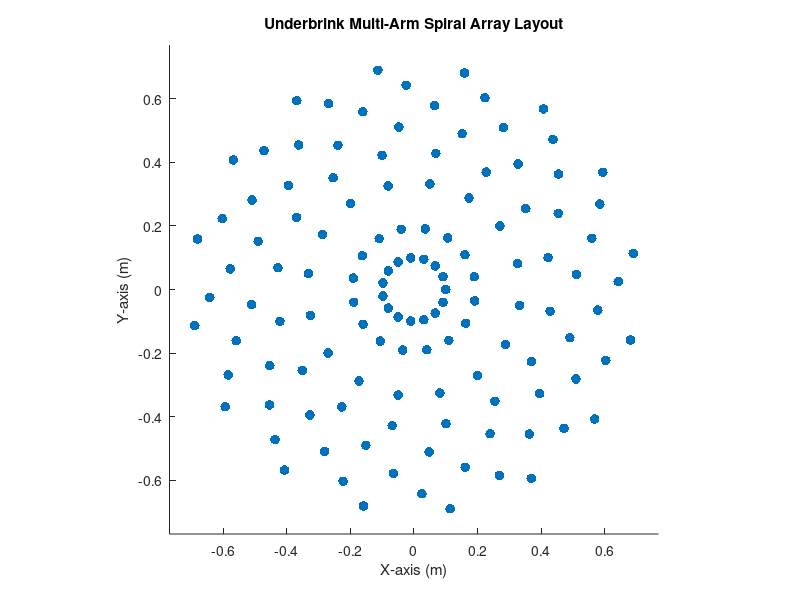
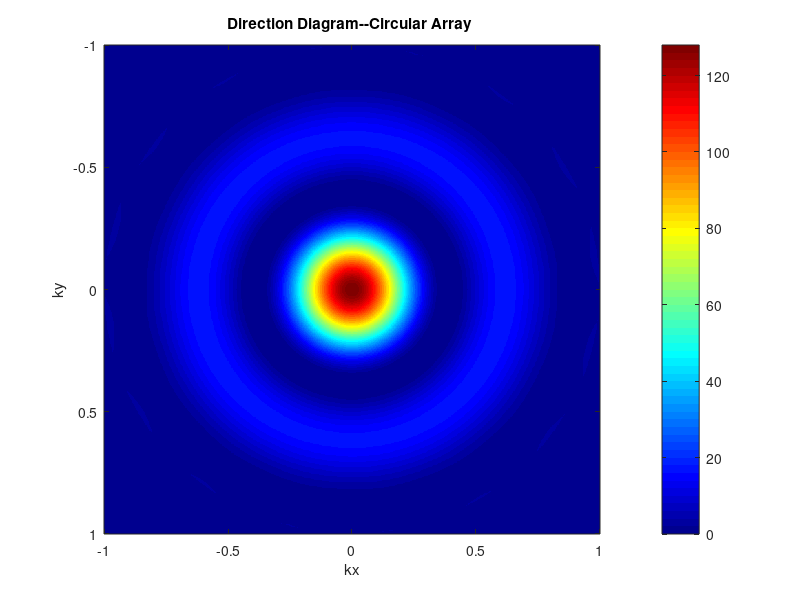
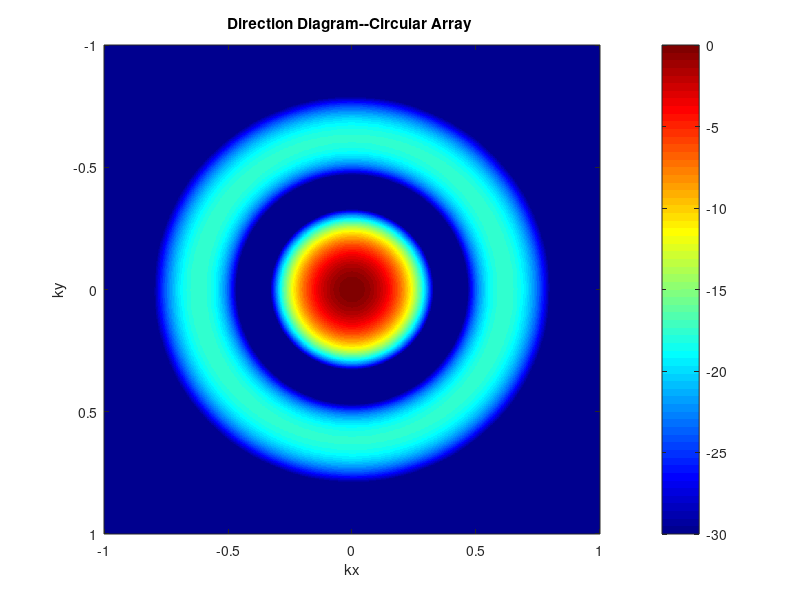

Source code (MATLAB) for these figures, in order:
clear all;
close all;
clc;

frequency = 1000; % 入射波频率
c = 343; % 声速
% 计算波数
k = 2*pi*frequency/c;

% Underbrink 多臂螺旋阵参数
r_max = 0.7;      % 最大螺旋半径 (m)
r_min = 0.1;       % 最小螺旋半径 (m)
v = 5*pi/16;        % 螺旋切线与半径的夹角 (rad)
N_m = 8;           % 每条臂上的阵元数
N_a = 16;          % 悬臂数量

% 初始化阵元位置矩阵
rmn = zeros(N_m, N_a); % 阵元半径
thetamn = zeros(N_m, N_a); % 阵元角度
rmn(1,:) = r_min;
thetamn(1,:) = linspace(0, 2*pi, 16);

% 计算每个阵元的位置
for m = 1:N_a
    for n = 2:N_m
        rmn(n,m) = sqrt((2*n-3)/(2*N_m-3)) * r_max;
        thetamn(n,m) = log(rmn(n,m)/r_min) / cot(v) + (m-1)/N_a*2*pi;
    end
end

% 计算x,y坐标
x = rmn .* cos(thetamn);
y = rmn .* sin(thetamn);
x_1d = x(:);
y_1d = y(:);
z_1d = zeros(length(x_1d),1);
rm = [x_1d, y_1d, z_1d];


% 绘制Underbrink多臂螺旋阵
figure;
scatter(x(:), y(:), 50, 'filled');
hold on;
axis equal; % 使x轴和y轴比例相同，以便正确显示圆形
xlim([-r_max*1.1 r_max*1.1]);
ylim([-r_max*1.1 r_max*1.1]);

title('Underbrink Multi-Arm Spiral Array Layout');
xlabel('X-axis (m)');
ylabel('Y-axis (m)');
grid off;

hold off; % 结束hold状态


%% 初始化kx, ky网格
kx = linspace(-1, 1, 720);
ky = linspace(-1, 1, 720);
[KX,KY] = meshgrid(kx, ky);

% 创建逻辑掩码，保留kx^2 + ky^2 <= 1的点
valid_points_mask = (KX.^2 + KY.^2) <= 1;

% 应用掩码到KX和KY，移除无效点
KX = KX .* valid_points_mask;
KY = KY .* valid_points_mask;

% 计算对应的kz，现在所有点都满足kx^2 + ky^2 <= 1
KZ = sqrt(1 - KX.^2 - KY.^2); % 此处不会出现复数，因为已预先筛选
% 将KZ中接近1的值（考虑到浮点运算误差，这里设定一个很小的容差eps）置为0
eps = 1e-8; % 设定一个很小的正数作为容差
KZ(abs(KZ - 1) < eps) = 0;

%% 计算方向图
V = zeros(length(kx), length(ky));
for i = 1:length(kx)
    for j = 1:length(ky)
        % 验证 kx 和 ky 的平方和是否小于1
        if (kx(i)^2 + ky(j)^2) < 1
            % 计算三维单位向量 \kappa
            kappa = [kx(i), ky(j), KZ(i, j)];
            V(i, j) = sum(exp(1j*k*rm*kappa.')); % 注意这里的转置，保证维度匹配
        else
            % 如果不满足条件，将该位置的值设为0
            V(i, j) = 0;
        end
    end
end

V_abs = abs(V);
maxVal = max(max(V_abs(:)));
V_db = 20*log10(V_abs/maxVal);

%% 绘制方向图
figure;
imagesc(kx, ky, abs(V));
xlabel('kx');
ylabel('ky');
title('Direction Diagram--Circular Array ');
colormap('jet');
colorbar;
caxis('auto'); % 色标范围
% caxis([0, max(max(V_abs))]);
caxis('auto');


figure;
imagesc(kx, ky, V_db);
xlabel('kx');
ylabel('ky');
title('Direction Diagram--Circular Array ');
% 使用更明显的colormap，例如'jet'，并自动调整色标范围
colormap('jet'); % 或选择其他你喜欢的colormap，如'parula'
colorbar;
% 自动调整色标范围以覆盖数据的全部动态范围
caxis([-30, max(max(V_db))]);
% caxis('auto');


